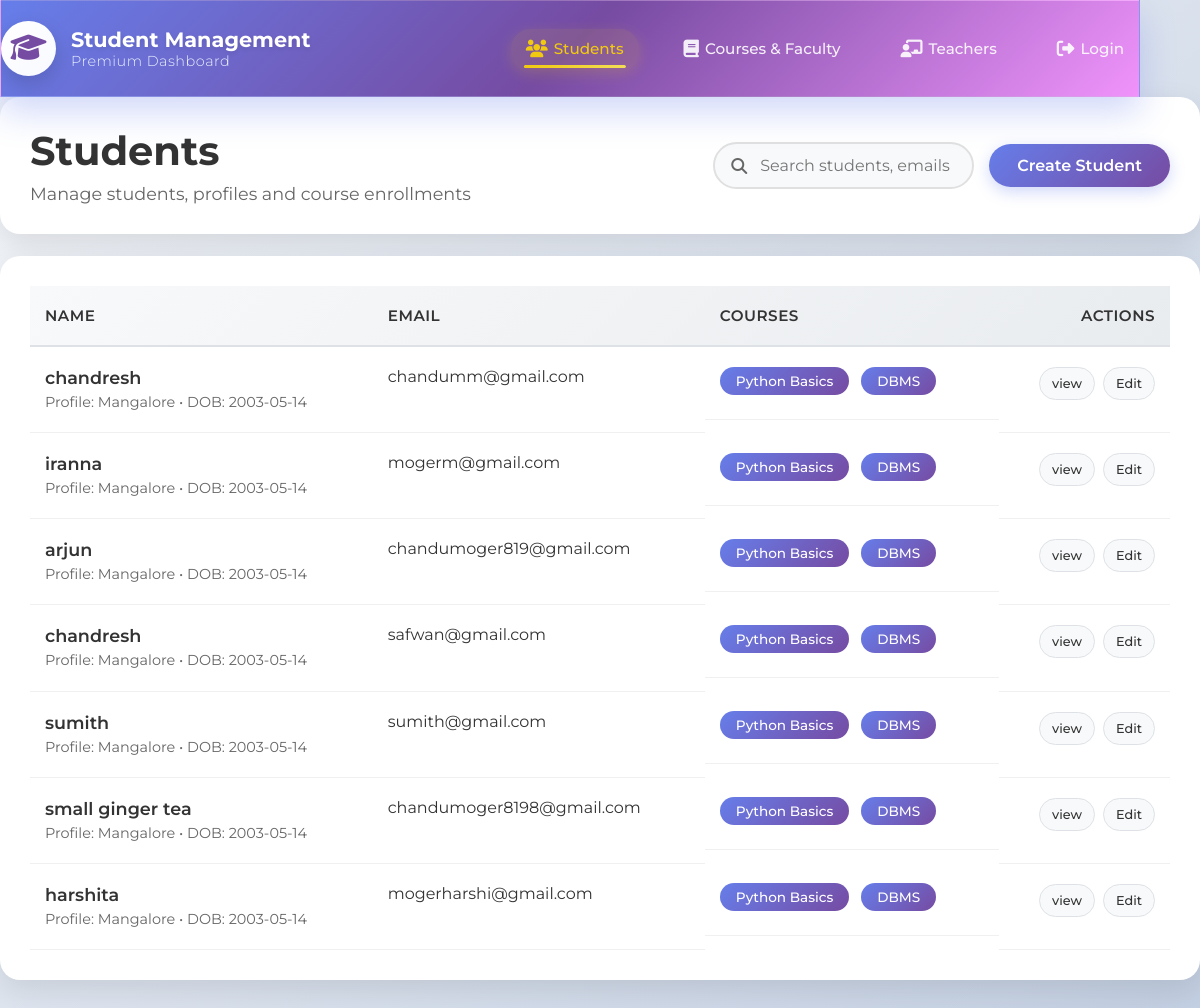
Screenshot of /cd/home/ with the database file from the repository.
### canaradatabase/models.py (models this page shows, shortened)
class Student(models.Model):
    name=models.CharField(max_length=100,null=False,blank=False)
    course_name=models.ForeignKey(Courses,on_delete=models.CASCADE,null=True,blank=True)
    gmail=models.EmailField(null=False,blank=False)
    uucms_num=models.CharField(max_length=15,blank=False,null=False)
    rno=models.IntegerField(null=False)
    photo=models.ImageField(upload_to='studentphoto/',null=True)

### canaradatabase/views.py (the view)
# urls.py: 2. Add a URL to urlpatterns:  path('', views.home, name='home')
def home(request):
    students=Student.objects.all()
    return render(request, 'index.html',{'students':students})

### templates/index.html (shortened to what this page needs)
{% extends "layout.html" %}
{% block content %}
    <main>
      <div class="header-card">
        <div class="header-left">
          <h2>Students</h2>
          <p>Manage students, profiles and course enrollments</p>
        </div>
        <div class="header-actions row">
          <div class="search">
            <input class="input" placeholder="Search students, emails or courses..." />
          </div>
          <a  class="btn" href="{% url 'addstudent' %}">Create Student</a>
        </div>
      </div>
      <div class="card" style="margin-top:22px">
        <table>
          <thead>
            <tr>
              <th>Name</th>
              <th>Email</th>
              <th>Courses</th>
              <th style="text-align:right">Actions</th>
            </tr>
          </thead>
          <tbody>
            {% for student in  students %}
            <tr>
              <td>
                <div class="name">{{student.name}}</div>
                <div class="sub">Profile: Mangalore • DOB: 2003-05-14</div>
              </td>
              <td>{{student.gmail}}</td>
              <td>
                <div class="pill">Python Basics</div>
                <div class="pill">DBMS</div>
              </td>
              <td style="text-align:right">
                <div class="actions" style="justify-content:flex-end">
                  <a  class="pill" href="{%  url 'studentinfo' student.pk %}">view</a>
                  <a class ="pill" href="{% url 'edit' student.pk %}">Edit</a>
                </div>
              </td>
            </tr>
            {% endfor %}
          </tbody>
        </table>
      </div>
    </main>
{% endblock  %}

### static/css/layout.css (style rules this page uses)
* { margin: 0; padding: 0; box-sizing: border-box; font-family: 'Montserrat', sans-serif; }
body { background: linear-gradient(135deg, #f5f7fa 0%, #c3cfe2 100%); min-height: 100vh; overflow-x: hidden; }
.btn { padding: 10px 25px; border: none; cursor: pointer; font-weight: 600; border-radius: 30px; transition: all 0.4s cubic-bezier(0.25, 0.46, 0.45, 0.94); position: relative; overflow: hidden; display: flex; align-items: center; gap: 8px; }
.btn::before { content: ''; position: absolute; top: 0; left: -100%; width: 100%; height: 100%; background: linear-gradient(90deg, transparent, rgba(255, 255, 255, 0.2), transparent); transition: left 0.6s; }
@media (max-width: 1200px) and (min-width: 769px) { .btn { padding: 8px 20px; font-size: 0.95rem; } }
:root { --accent-grad: linear-gradient(135deg, #667eea 0%, #764ba2 100%); --shadow-light: 0 10px 30px rgba(0, 0, 0, 0.1); --shadow-hover: 0 15px 40px rgba(0, 0, 0, 0.15); --border-light: 1px solid #f0f0f0; --text-primary: #333; --text-secondary: #666; --bg-light: #f8f9fa; }
@media (min-width: 769px) { main { flex: 1; } }
.card, .header-card { background: #fff; border-radius: 20px; box-shadow: var(--shadow-light); transition: all 0.3s cubic-bezier(0.25, 0.46, 0.45, 0.94); overflow: hidden; }
.card { padding: 30px; margin-bottom: 30px; }
.header-card { display: flex; justify-content: space-between; align-items: center; flex-wrap: wrap; gap: 20px; padding: 30px; margin-bottom: 22px; }
.header-left { flex: 1; min-width: 200px; }
.header-left h2 { font-size: 2.5rem; font-weight: 700; color: var(--text-primary); margin: 0 0 8px 0; line-height: 1.2; }
.header-left p { font-size: 1.1rem; color: var(--text-secondary); margin: 0; font-weight: 400; }
.header-actions.row { display: flex; align-items: center; gap: 15px; flex-shrink: 0; }
.search { position: relative; flex: 1; max-width: 400px; }
.search::before { content: '\f002'; font-family: 'Font Awesome 6 Free'; font-weight: 900; position: absolute; left: 18px; top: 50%; transform: translateY(-50%); color: var(--text-secondary); z-index: 1; }
.search .input { width: 100%; padding: 12px 20px 12px 45px; border: 2px solid #e0e0e0; border-radius: 25px; font-size: 1rem; background: var(--bg-light); transition: all 0.3s ease; font-family: inherit; }
.btn { padding: 12px 28px; border: none; cursor: pointer; font-weight: 600; border-radius: 30px; transition: all 0.4s cubic-bezier(0.25, 0.46, 0.45, 0.94); position: relative; overflow: hidden; display: inline-flex; align-items: center; gap: 8px; text-decoration: none; font-size: 1rem; justify-content: center; min-width: 140px; }
.btn:not(.ghost) { background: var(--accent-grad); color: #fff; box-shadow: 0 5px 15px rgba(102, 126, 234, 0.3); }
table { width: 100%; border-collapse: collapse; font-size: 1rem; background: #fff; }
thead tr { background: linear-gradient(135deg, #f8f9fa 0%, #e9ecef 100%); }
th { text-align: left; padding: 20px 15px; font-weight: 600; color: var(--text-primary); font-size: 0.95rem; text-transform: uppercase; letter-spacing: 0.5px; border-bottom: 2px solid #dee2e6; }
th:last-child { text-align: right; }
td { padding: 20px 15px; border-bottom: var(--border-light); vertical-align: top; color: var(--text-primary); }
td .name { font-weight: 600; font-size: 1.1rem; color: var(--text-primary); margin-bottom: 4px; }
td .sub { color: var(--text-secondary); font-size: 0.9rem; line-height: 1.4; }
.pill { display: inline-block; background: var(--accent-grad); color: #fff; padding: 6px 16px; border-radius: 20px; font-size: 0.85rem; font-weight: 500; margin: 0 4px 4px 0; transition: all 0.3s ease; text-decoration: none; text-align: center; min-width: fit-content; }
td:has(.pill):not(:last-child) { display: flex; flex-wrap: wrap; gap: 8px; align-items: center; }
.actions { display: flex; gap: 8px; justify-content: flex-end; flex-wrap: wrap; }
.actions .pill { background: var(--bg-light); color: var(--text-primary); border: 1px solid #dee2e6; margin: 0; padding: 8px 12px; font-size: 0.8rem; }
.card, .header-card, .stat, table { animation: fadeInUp 0.6s ease-out; }
* { transition: all 0.3s ease; }

### rows the page displays
Student: name "chandresh", gmail "chandumm@gmail.com"
Student: name "iranna", gmail "mogerm@gmail.com"
Student: name "arjun", gmail "chandumoger819@gmail.com"
Student: name "chandresh", gmail "safwan@gmail.com"
Student: name "sumith", gmail "sumith@gmail.com"
Student: name "small ginger tea", gmail "chandumoger8198@gmail.com"
Student: name "harshita", gmail "mogerharshi@gmail.com"
